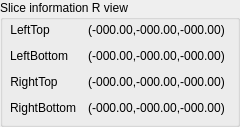
         <widget class="QGroupBox" name="groupBox_3">
          <property name="minimumSize">
           <size>
            <width>220</width>
            <height>0</height>
           </size>
          </property>
          <property name="maximumSize">
           <size>
            <width>240</width>
            <height>16777215</height>
           </size>
          </property>
          <property name="title">
           <string>Slice information R view</string>
          </property>
          <widget class="QWidget" name="formLayoutWidget_2">
           <property name="geometry">
            <rect>
             <x>10</x>
             <y>20</y>
             <width>221</width>
             <height>98</height>
            </rect>
           </property>
           <layout class="QFormLayout" name="formLayout_2">
            <item row="0" column="0">
             <widget class="QLabel" name="label_22">
              <property name="sizePolicy">
               <sizepolicy hsizetype="Maximum" vsizetype="Expanding">
                <horstretch>0</horstretch>
                <verstretch>0</verstretch>
               </sizepolicy>
              </property>
              <property name="text">
               <string>LeftTop</string>
              </property>
              <property name="alignment">
               <set>Qt::AlignCenter</set>
              </property>
             </widget>
            </item>
            <item row="0" column="1">
             <widget class="QLabel" name="label_RView_LeftTop">
              <property name="sizePolicy">
               <sizepolicy hsizetype="Minimum" vsizetype="Expanding">
                <horstretch>0</horstretch>
                <verstretch>0</verstretch>
               </sizepolicy>
              </property>
              <property name="text">
               <string>(-000.00,-000.00,-000.00)</string>
              </property>
              <property name="alignment">
               <set>Qt::AlignCenter</set>
              </property>
             </widget>
            </item>
            <item row="1" column="0">
             <widget class="QLabel" name="label_24">
              <property name="sizePolicy">
               <sizepolicy hsizetype="Maximum" vsizetype="Expanding">
                <horstretch>0</horstretch>
                <verstretch>0</verstretch>
               </sizepolicy>
              </property>
              <property name="text">
               <string>LeftBottom</string>
              </property>
              <property name="alignment">
               <set>Qt::AlignCenter</set>
              </property>
             </widget>
            </item>
            <item row="1" column="1">
             <widget class="QLabel" name="label_RView_LeftBottom">
              <property name="sizePolicy">
               <sizepolicy hsizetype="Minimum" vsizetype="Expanding">
                <horstretch>0</horstretch>
                <verstretch>0</verstretch>
               </sizepolicy>
              </property>
              <property name="text">
               <string>(-000.00,-000.00,-000.00)</string>
              </property>
              <property name="alignment">
               <set>Qt::AlignCenter</set>
              </property>
             </widget>
            </item>
            <item row="2" column="0">
             <widget class="QLabel" name="label_26">
              <property name="sizePolicy">
               <sizepolicy hsizetype="Maximum" vsizetype="Expanding">
                <horstretch>0</horstretch>
                <verstretch>0</verstretch>
               </sizepolicy>
              </property>
              <property name="text">
               <string>RightTop</string>
              </property>
              <property name="alignment">
               <set>Qt::AlignCenter</set>
              </property>
             </widget>
            </item>
            <item row="2" column="1">
             <widget class="QLabel" name="label_RView_RightTop">
              <property name="sizePolicy">
               <sizepolicy hsizetype="Minimum" vsizetype="Expanding">
                <horstretch>0</horstretch>
                <verstretch>0</verstretch>
               </sizepolicy>
              </property>
              <property name="text">
               <string>(-000.00,-000.00,-000.00)</string>
              </property>
              <property name="alignment">
               <set>Qt::AlignCenter</set>
              </property>
             </widget>
            </item>
            <item row="3" column="0">
             <widget class="QLabel" name="label_28">
              <property name="sizePolicy">
               <sizepolicy hsizetype="Maximum" vsizetype="Expanding">
                <horstretch>0</horstretch>
                <verstretch>0</verstretch>
               </sizepolicy>
              </property>
              <property name="text">
               <string>RightBottom</string>
              </property>
              <property name="alignment">
               <set>Qt::AlignCenter</set>
              </property>
             </widget>
            </item>
            <item row="3" column="1">
             <widget class="QLabel" name="label_RView_RightBottom">
              <property name="sizePolicy">
               <sizepolicy hsizetype="Minimum" vsizetype="Expanding">
                <horstretch>0</horstretch>
                <verstretch>0</verstretch>
               </sizepolicy>
              </property>
              <property name="text">
               <string>(-000.00,-000.00,-000.00)</string>
              </property>
              <property name="alignment">
               <set>Qt::AlignCenter</set>
              </property>
             </widget>
            </item>
           </layout>
          </widget>
         </widget>
